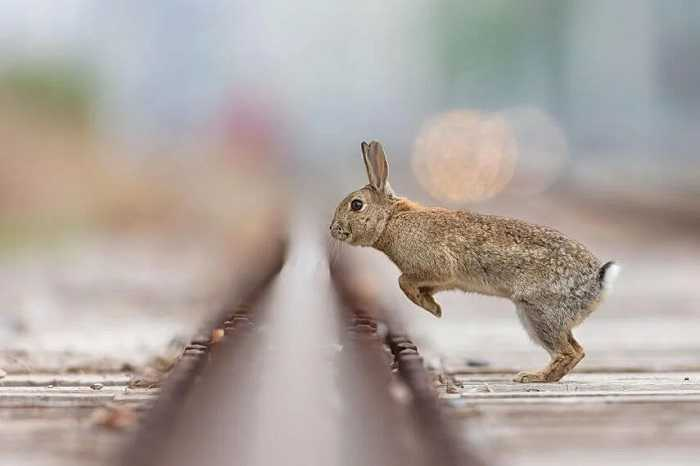
#> input picture 2- DIP Ex/DIP-Ex05/dataset/images/DOF_2.jpg, 700 x 466 px; its folder holds only this picture in this run
$ jupyter execute Ans_Ex05.ipynb
#> lines starting #> are read from the running program, lines starting #| are printed output that depends on the picture; after the words box and inside, x2 and y2 are one past the last pixel; in counts of white or black regions, pixels touching at a corner belong together
## Exercise 1

[cell 1]
import os
import cv2
import numpy as np

[cell 2]
# question 1
# read all images from dataset
path = r'./dataset/images/'
images_name = os.listdir(path)
images = []
for img in images_name:
    temp = cv2.imread(path + img, cv2.IMREAD_UNCHANGED)
#> temp is the input picture: shape (466, 700, 3); mean B, G, R 160.1, 165.5, 174.6
    images.append(temp)

[cell 3]
# question 2
for img, name in zip(images, images_name):
    if len(img.shape) < 3 or img.shape[2] == 1:
        # image is gray of binary
        if np.all(np.in1d(np.unique(img), [0, 255])) or \
           np.all(np.in1d(np.unique(img), [0, 1])):
            print(f'Image "{name}" is Binary!')
        else:
            print(f'Image "{name}" is Gray!')
    else:
        print(f'Image "{name}" is Colored!')
#> this loop made 1 pass
#> name on pass 1: 'DOF_2.jpg'
#| Image "DOF_2.jpg" is Colored!

[cell 4]
# question 3
for img, name in zip(images, images_name):
    if len(img.shape) >= 3:
        new_img = cv2.cvtColor(img, cv2.COLOR_BGR2GRAY)
        opp_img = 255 - new_img
        cv2.imwrite(r'q3/' + f'Grayscale Image-{name}', new_img)
        cv2.imwrite(r'q3/' + f'Negative Image-{name}', opp_img)
#> this loop made 1 pass
#> pass 1, `new_img = cv2.cvtColor(img, cv2.COLOR_BGR2GRAY)`:
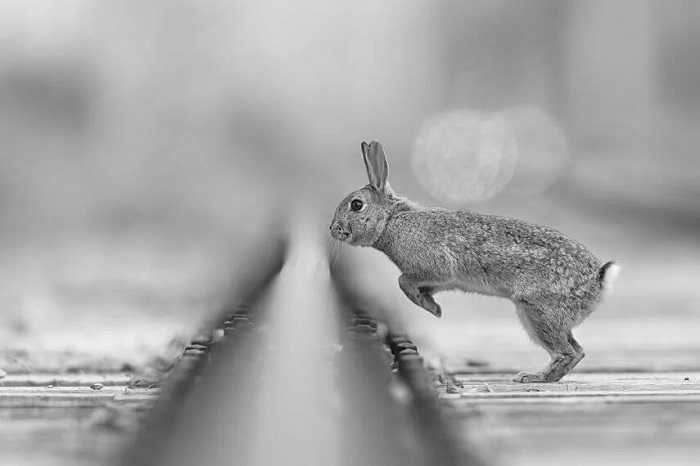
#> new_img: shape (466, 700); min 4, max 255, mean 167.6
#> pass 1, `opp_img = 255 - new_img`:
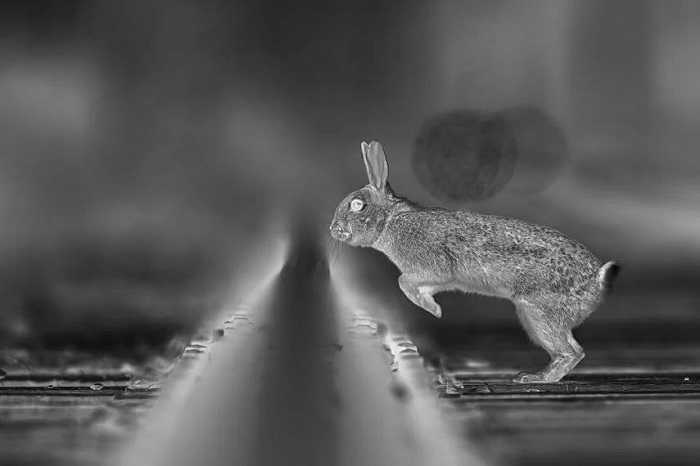
#> opp_img: shape (466, 700); min 0, max 251, mean 87.4

[cell 5]
# question 4
for img, name in zip(images, images_name):
    if len(img.shape) < 3 or img.shape[2] == 1:
        # image is gray of binary
        if np.all(np.in1d(np.unique(img), [0, 255])) or \
           np.all(np.in1d(np.unique(img), [0, 1])):
            pass
        else:
            ret, new_img = cv2.threshold(img, 70, 255, 0)
            opp_img = 255 - new_img
            cv2.imwrite(r'q4/' + f'Binary Image-{name}', new_img)
            cv2.imwrite(r'q4/' + f'Negative Image-{name}', opp_img)

[cell 6]
# question 5
# directory of q5 is empty because all of image in dataset is gray or colored
for img, name in zip(images, images_name):
    if len(img.shape) < 3 or img.shape[2] == 1:
        # image is gray of binary
        if np.all(np.in1d(np.unique(img), [0, 255])) or \
           np.all(np.in1d(np.unique(img), [0, 1])):
            opp_img = 255 - img
            cv2.imwrite(r'q5/' + f'Negative Image-{name}', opp_img)

$ run again, on 2- DIP Ex/DIP-Ex05/dataset/images/g_img.jpg
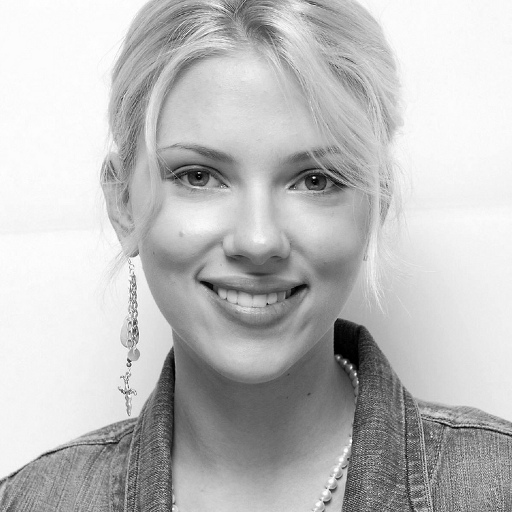
#> input picture 2- DIP Ex/DIP-Ex05/dataset/images/g_img.jpg, 512 x 512 px
#> temp is the input picture: shape (512, 512); min 0, max 255, mean 190.1
#> the loop `for img, name in zip(images, images_name):` made 1 pass
#> name on pass 1: 'g_img.jpg'
#> (printed output is left out)
#> the loop `for img, name in zip(images, images_name):` made 1 pass
#> pass 1, `ret, new_img = cv2.threshold(img, 70, 255, 0)`:
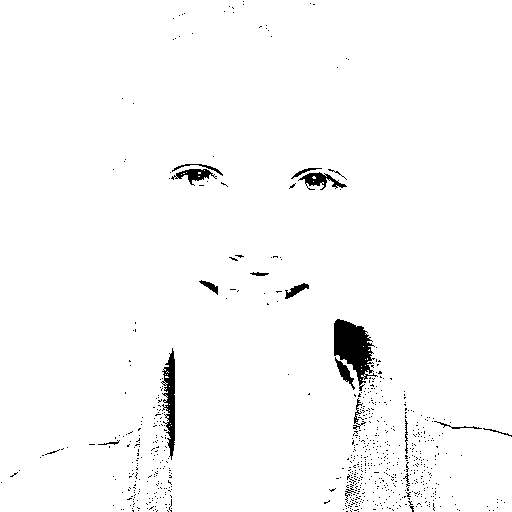
#> new_img: shape (512, 512); 97.9% white; 719 black regions (700 under 20 px), largest, box (x1, y1, x2, y2) and area: (334, 319, 378, 391) 1597, (161, 348, 175, 460) 809, (298, 172, 347, 190) 361
